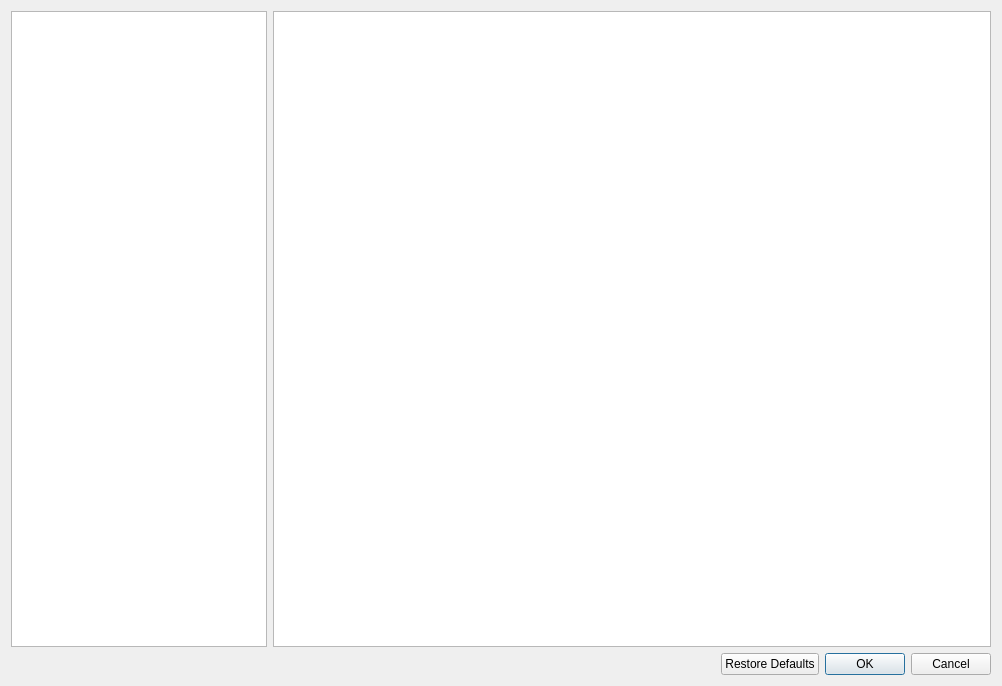
<?xml version="1.0" encoding="UTF-8"?>
<ui version="4.0">
 <class>Mayo::DialogOptions</class>
 <widget class="QDialog" name="Mayo::DialogOptions">
  <property name="geometry">
   <rect>
    <x>0</x>
    <y>0</y>
    <width>1002</width>
    <height>686</height>
   </rect>
  </property>
  <property name="windowTitle">
   <string>Options</string>
  </property>
  <property name="styleSheet">
   <string notr="true">QGroupBox {
    font-weight: bold;
}</string>
  </property>
  <property name="modal">
   <bool>true</bool>
  </property>
  <layout class="QGridLayout" name="gridLayout">
   <item row="0" column="0">
    <widget class="QTreeView" name="treeView_GroupSections">
     <attribute name="headerVisible">
      <bool>false</bool>
     </attribute>
    </widget>
   </item>
   <item row="1" column="3">
    <widget class="QDialogButtonBox" name="buttonBox">
     <property name="orientation">
      <enum>Qt::Horizontal</enum>
     </property>
     <property name="standardButtons">
      <set>QDialogButtonBox::Cancel|QDialogButtonBox::Ok|QDialogButtonBox::RestoreDefaults</set>
     </property>
    </widget>
   </item>
   <item row="0" column="1" colspan="3">
    <widget class="QListWidget" name="listWidget_Settings">
     <property name="sizePolicy">
      <sizepolicy hsizetype="Expanding" vsizetype="Expanding">
       <horstretch>5</horstretch>
       <verstretch>0</verstretch>
      </sizepolicy>
     </property>
    </widget>
   </item>
   <item row="1" column="2">
    <widget class="QWidget" name="widget_Spacer" native="true">
     <property name="sizePolicy">
      <sizepolicy hsizetype="Preferred" vsizetype="Preferred">
       <horstretch>5</horstretch>
       <verstretch>0</verstretch>
      </sizepolicy>
     </property>
    </widget>
   </item>
  </layout>
 </widget>
 <resources/>
 <connections>
  <connection>
   <sender>buttonBox</sender>
   <signal>accepted()</signal>
   <receiver>Mayo::DialogOptions</receiver>
   <slot>accept()</slot>
   <hints>
    <hint type="sourcelabel">
     <x>248</x>
     <y>254</y>
    </hint>
    <hint type="destinationlabel">
     <x>157</x>
     <y>274</y>
    </hint>
   </hints>
  </connection>
  <connection>
   <sender>buttonBox</sender>
   <signal>rejected()</signal>
   <receiver>Mayo::DialogOptions</receiver>
   <slot>reject()</slot>
   <hints>
    <hint type="sourcelabel">
     <x>316</x>
     <y>260</y>
    </hint>
    <hint type="destinationlabel">
     <x>286</x>
     <y>274</y>
    </hint>
   </hints>
  </connection>
 </connections>
</ui>
